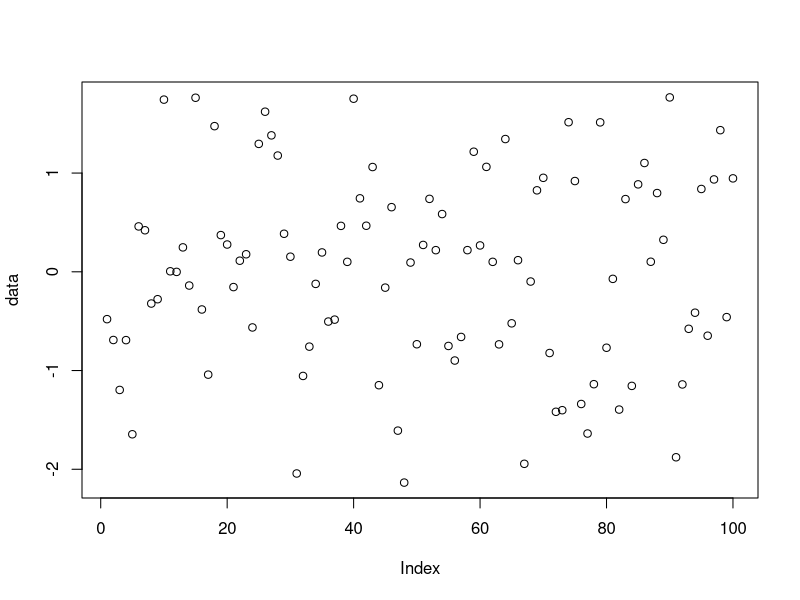

Reproduce this figure in R.
# Generate random normal data
data <- rnorm(100)

# Plot the data
plot(data)

print(summary(data))

# test pull req
print("test pull req")

# xd nevim lol

# Generate Fibonacci sequence without recursion
fibonacci <- function(n) {
    if (n == 0) {
        return(0)
    } else if (n == 1) {
        return(1)
    } else {
        fib <- numeric(n)
        fib[1] <- 0
        fib[2] <- 1
        for (i in 3:n) {
            fib[i] <- fib[i-1] + fib[i-2]
        }
        return(fib)
    }
}

# Test the function
print(fibonacci(10))